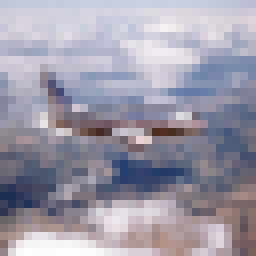
#> input picture proj1/datasets/cinic-10-split/train/airplane/n02691156_43908.png, 32 x 32 px (shown 8 times larger); its folder holds only this picture in this run
$ jupyter execute --allow-errors solution.ipynb
#> lines starting #> are read from the running program, lines starting #| are printed output that depends on the picture
1. EDA on the CINIC-10 Dataset

[cell 1]
import glob
import os
import seaborn as sns
import matplotlib.pyplot as plt
import pandas as pd
from PIL import Image
import cv2
import numpy as np
from skimage.io import imread
from skimage.transform import resize
from skimage.feature import hog
from skimage import data,exposure
import random
from operator import itemgetter
from skimage.color import rgb2gray

Todo:

1. Maybe HOG white pixels between classes
2. Merge train and valid splits into 1 and perform 80-20 split
    1. Essentialy you want to take 5400 images from each class from valid and move it to test
3. Prepare the whole pipeline

[cell 2]
DATASET_DIR = './Dataset'

#### Distribution of datapoints per class
- Each class in each split contains 9000 images

[cell 3]
classCounts = {"train":{},"test":{},"valid":{}}
dirPath = os.path.join(DATASET_DIR,'test')
#> (the rest of this cell did not finish here and is left out)

[cell 4]
def parse_filepath(filepath):
    path, filename = os.path.split(filepath)
    filename, ext = os.path.splitext(filename)
    fileSize = os.path.getsize(filepath)
    im = Image.open(filepath)
#> im is the input picture: PIL image 32x32 RGB; mean R, G, B 156.9, 153.8, 168.8
    width, height = im.size
#> width = 32; height = 32
    return int(fileSize)/1024, int(width), int(height)

[cell 5]
train_files = glob.glob(os.path.join(DATASET_DIR,'train/**/*.png'),recursive=True)
valid_files = glob.glob(os.path.join(DATASET_DIR,'valid/**/*.png'),recursive=True)
test_files = glob.glob(os.path.join(DATASET_DIR,'test/**/*.png'),recursive=True)


attributes = list(map(parse_filepath, train_files+valid_files+test_files))
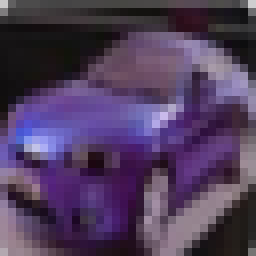
#> input picture proj1/datasets/cinic-10-split/train/automobile/cifar10-train-25196.png, 32 x 32 px (shown 8 times larger)
#> in parse_filepath, im is the input picture: PIL image 32x32 RGB; mean R, G, B 79.4, 61.3, 92.8
#> attributes = [(2.39, 32, 32), (2.38, 32, 32)]

[cell 6]
df = pd.DataFrame(attributes)
#> df = table of 2 rows and 3 columns
df['file'] = train_files + valid_files+test_files
df.columns = [ 'file size (KB)','width','height', 'file']

All images are of 32x32 resolution, the average image size is 2.67 KB

[cell 7]
df.describe()
#> Out = table of 8 rows and 3 columns

[cell 8]
Image.open(df.loc[df['file size (KB)'].idxmax()]['file'])

[cell 9]
color_distributions = []
for img_path in train_files+valid_files+test_files:
    img = cv2.imread(img_path)
    color_distribution = np.bincount(img.flatten(), minlength=256)
#> color_distribution = 256 values, max 38 at index 206, min 0 at index 0, mean 12
    color_distributions.append(color_distribution)

[cell 10]
color_distributions = np.array(color_distributions)
color_distributions


mean_color_distribution = np.mean(color_distributions, axis=0)
#> mean_color_distribution = 256 values, max 34 at index 19, min 0 at index 0, mean 12
plt.figure(figsize = (13,7))
plt.bar(np.arange(256), mean_color_distribution)
plt.title("Mean Color Distribution")
plt.xlabel("Color Value")
plt.ylabel("Number of Pixels")
plt.show()
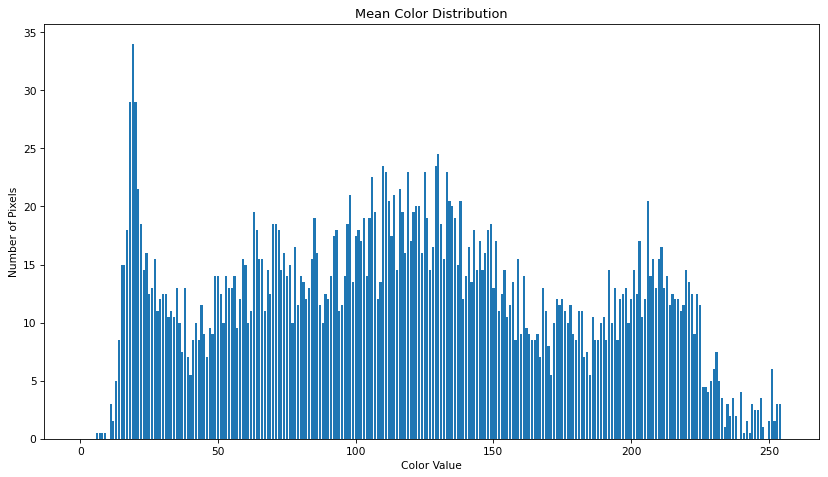
#> figure drawn by matplotlib, 1 panel; tallest bar 34 high, from x = 18.6 to 19.4

RGB Intensities

[cell 11]
# For each image get average red, green and blue channel
rgbMeans = []
for img_path in train_files+valid_files+test_files:
    try:
        img = cv2.imread(img_path)

        avgR = np.mean(img[:,:,2])
#> avgR = 156.9
        avgG = np.mean(img[:,:,1])
#> avgG = 153.8
        avgB = np.mean(img[:,:,0])
#> avgB = 168.8
        path, filename = os.path.split(img_path)
        filename, ext = os.path.splitext(filename)

        rgbMeans.append([os.path.basename(os.path.dirname(img_path)), avgR, avgG, avgB])
    except Exception as e:
        print("Couldn't parse the file: " + filename)

# Group it by age

groups = {}
for l in rgbMeans:
    groups.setdefault(l[0], []).append(l)
#> this loop made 2 passes
#> l on passes 1 to 2: ['airplane', 156.9, 153.8, 168.8], ['automobile', 79.42, 61.3, 92.75]
#> after the loop, groups = {'airplane': [['airplane', 156.9, 153.8, 168.8]], 'automobile': [['automobile', 79.42, 61.3, 92.75]]}

rgbMeansGrouped = list(groups.values())
#> rgbMeansGrouped = [[['airplane', 156.9, 153.8, 168.8]], [['automobile', 79.42, 61.3, 92.75]]]

# Sort it

rgbMeansGrouped = sorted(rgbMeansGrouped, key=itemgetter(0))

# Calculate average for each group

meanGroupedR = []
meanGroupedG = []
meanGroupedB = []
xAxes = []

for classGroup in rgbMeansGrouped:
    sumR = 0
    sumG = 0
    sumB = 0
    for imageData in classGroup:
        sumR = sumR + imageData[1]
        sumG = sumG + imageData[2]
        sumB = sumB + imageData[3]
    meanGroupedR.append(sumR/len(classGroup))
    meanGroupedG.append(sumG/len(classGroup))
    meanGroupedB.append(sumB/len(classGroup))
    xAxes.append(classGroup[0][0])
#> this loop made 2 passes
#> classGroup on passes 1 to 2: [['airplane', 156.9, 153.8, 168.8]], [['automobile', 79.42, 61.3, 92.75]]
#> after the loop, meanGroupedB = [168.8, 92.75]; meanGroupedG = [153.8, 61.3]; meanGroupedR = [156.9, 79.42]; xAxes = ['airplane', 'automobile']

[cell 12]
# Plot each
plt.figure(figsize = (13,7))
plt.bar(xAxes,meanGroupedR, color=(1, 0, 0, 1))
plt.title("Mean Color R Distribution")
plt.xlabel("Class")
plt.ylabel("Channel mean value")
plt.show()
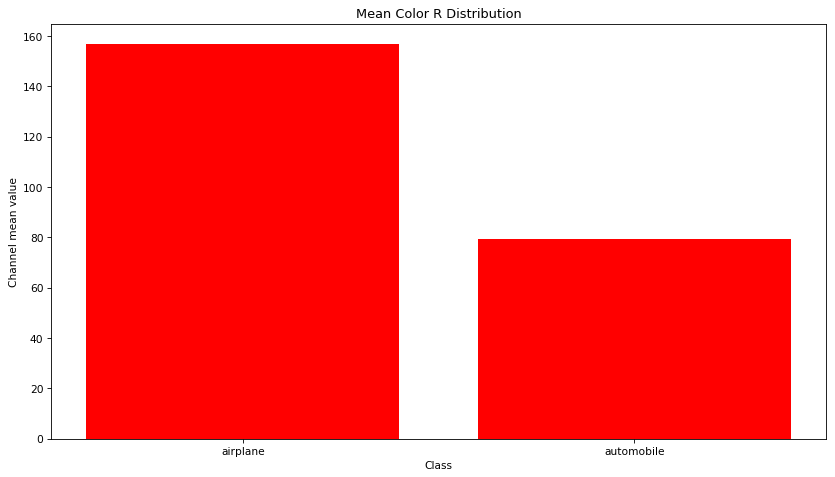
#> figure drawn by matplotlib, 1 panel

plt.figure(figsize = (13,7))
plt.bar(xAxes,meanGroupedG, color=(0, 1, 0, 1))
plt.title("Mean Color G Distribution")
plt.xlabel("Class")
plt.ylabel("Channel mean value")
plt.show()
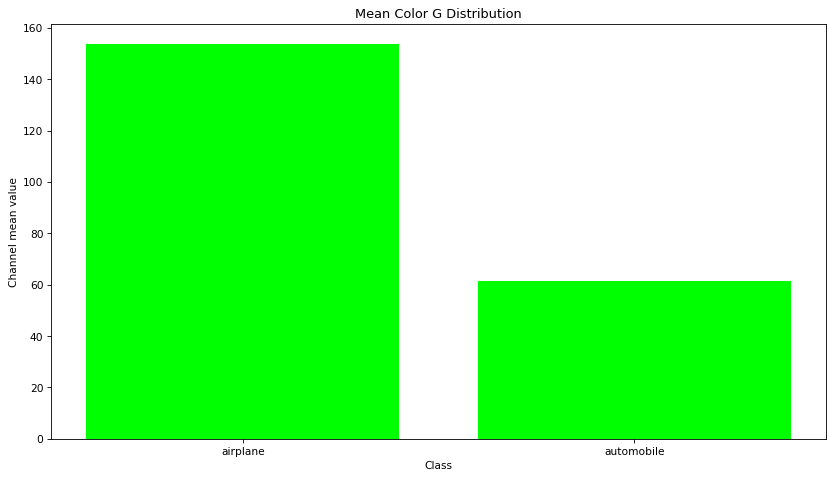
#> figure drawn by matplotlib, 1 panel

plt.figure(figsize = (13,7))
plt.bar(xAxes,meanGroupedB, color=(0, 0, 1, 1))
plt.title("Mean Color B Distribution")
plt.xlabel("Class")
plt.ylabel("Channel mean value")
plt.show()
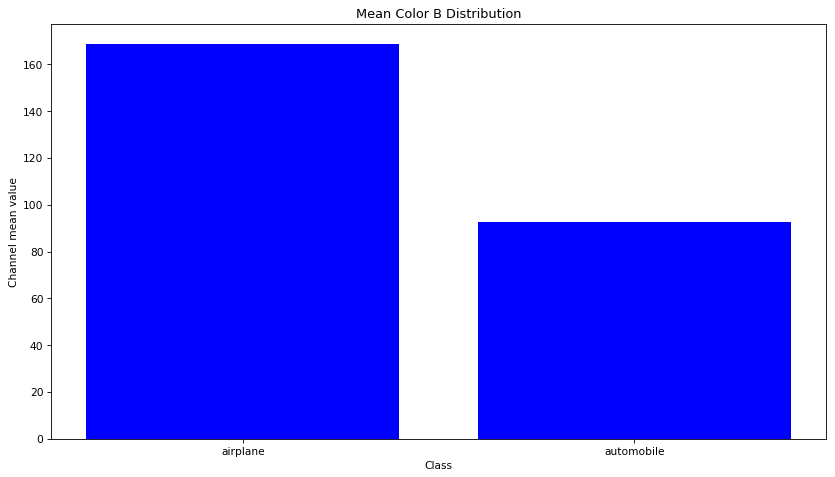
#> figure drawn by matplotlib, 1 panel

HOG example (Histogram of Oriented Gradients)

#> (a cell that did not finish here is left out)

HOG comparison between classes

[cell 14]
hogMeans = []
hogStandardDeviations = []

for filePath in train_files+valid_files+test_files:
    path, filename = os.path.split(filePath)
    filename, ext = os.path.splitext(filename)
    image = imread(filePath)
    if len(image.shape) == 3:
        image = rgb2gray(image)
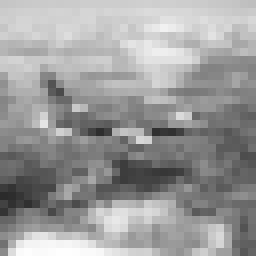
#> image: shape (32, 32) float64 (shown 8 times larger); min 0.171, max 0.996, mean 0.61

    fd, hog_image = hog(
    image,
    orientations=8,
    pixels_per_cell=(16, 16),
    cells_per_block=(1, 1),
    visualize=True
    )
#> fd = 32 values, max 0.384 at index 16, min 0.21 at index 8, mean 0.35
    fileClass = os.path.basename(os.path.dirname(filePath))

    hogMeans.append([np.mean(fd),fileClass])
    hogStandardDeviations.append([np.std(fd),fileClass])

[cell 15]
hogMeansDF = pd.DataFrame(hogMeans, columns=['value', 'class'])
#> hogMeansDF = table of 2 rows and 2 columns
hogStandardDeviationsDF = pd.DataFrame(hogStandardDeviations, columns=['value', 'class'])
#> hogStandardDeviationsDF = table of 2 rows and 2 columns
f, axes = plt.subplots(figsize=(20, 20), ncols=2, nrows=1)
axes[0].set_xlabel('HOG mean')
axes[0].set_ylabel('Class')
axes[1].set_xlabel('HOG standard deviation')
axes[1].set_ylabel('Class')
# print(hogMeansDF.tail())
sns.boxplot( data=hogMeansDF, orient="h", x="value", hue='class',ax=axes[0])
sns.boxplot( data=hogStandardDeviationsDF, orient="h", x="value", hue='class',ax=axes[1])
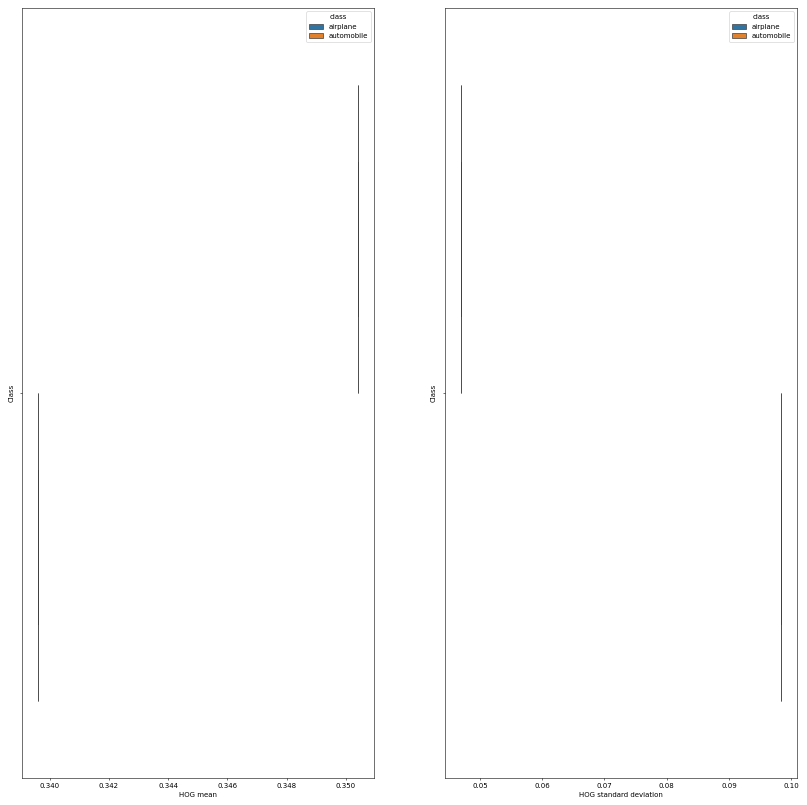
#> figure drawn by matplotlib, 2 panels

[cell 16]
hogImagesWhitePixels = {}

for filePath in train_files+valid_files+test_files:
    path, filename = os.path.split(filePath)
    filename, ext = os.path.splitext(filename)
    image = imread(filePath)
    if len(image.shape) == 3:
        image = rgb2gray(image)
    fd, hog_image = hog(
    image,
    orientations=8,
    pixels_per_cell=(16, 16),
    cells_per_block=(1, 1),
    visualize=True,
    )
    fileClass = os.path.basename(os.path.dirname(filePath))
    if fileClass not in hogImagesWhitePixels.keys():
        hogImagesWhitePixels[fileClass]=[]
    hogImagesWhitePixels[fileClass].append(np.sum(image == 255))

[cell 17]
whitePixelsHOG = []
print("Average amount of white pixels in HOG per class")
for fileClass in hogImagesWhitePixels.keys():
    whitePixelsHOG.append([fileClass,np.mean(hogImagesWhitePixels[fileClass])])
    # print(fileClass +"\t"+ str(np.mean(hogImagesWhitePixels[fileClass])))
print(pd.DataFrame(whitePixelsHOG, columns=['Class', 'Average white pixels']))

Examples

[cell 18]
for i in range(4):
    image = random.randint(1,len(df['file'])-1)
#> image = 1
    print(df['file'][image])
#| proj1/datasets/cinic-10-split/train/automobile/cifar10-train-25196.png
    img = Image.open(df['file'][image])
    display(img)
